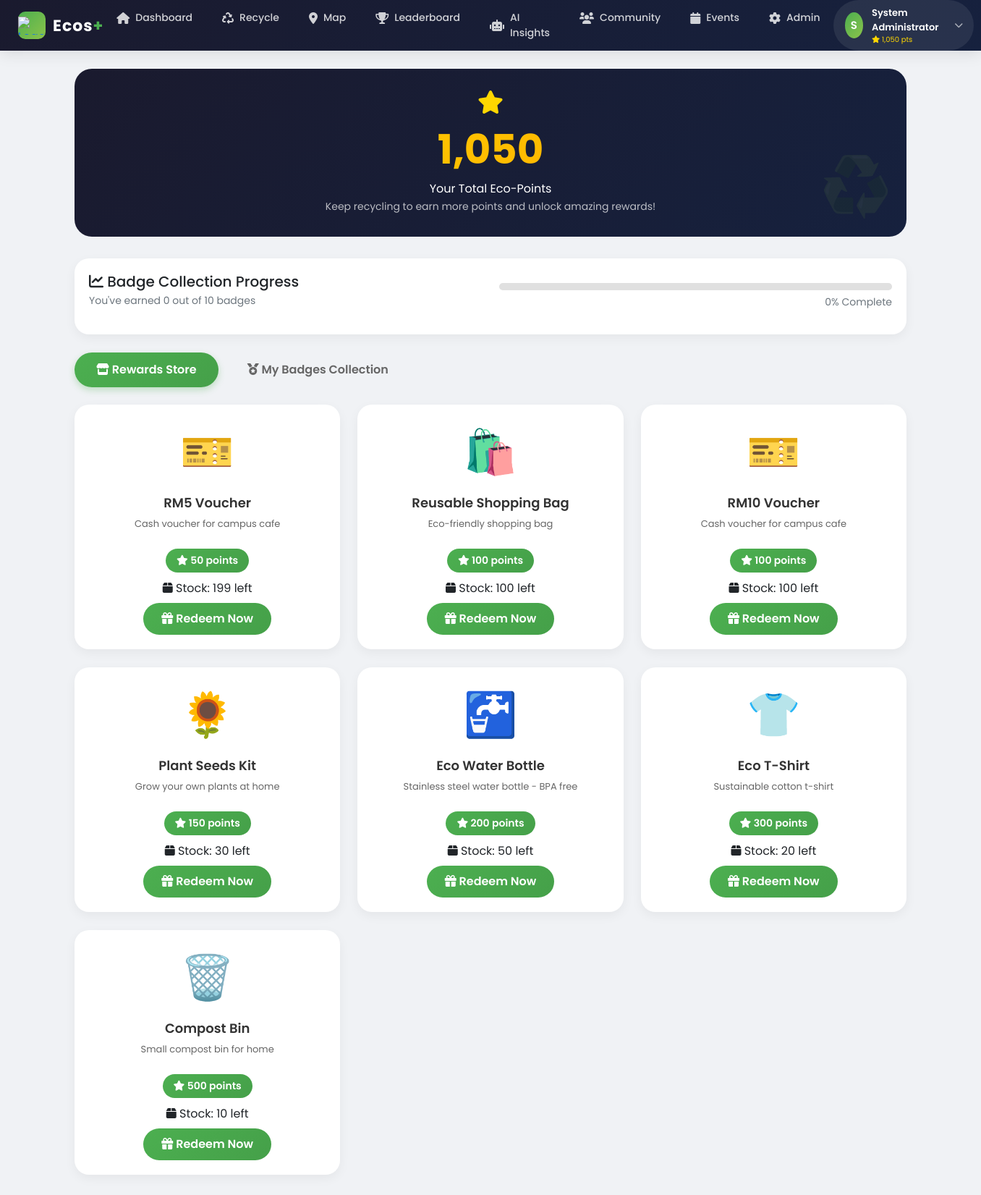
Screenshot of /rewards.php (signed in) with the database file from the repository.
### tables this page shows
CREATE TABLE `users` (
  `id` int(11) NOT NULL,
  `username` varchar(50) NOT NULL,
  `email` varchar(100) NOT NULL,
  `password` varchar(255) NOT NULL,
  `full_name` varchar(100) NOT NULL,
  `bio` text DEFAULT NULL,
  `profile_image` varchar(255) DEFAULT NULL,
  `phone` varchar(20) DEFAULT NULL,
  `faculty` varchar(100) DEFAULT NULL,
  `year_of_study` int(11) DEFAULT NULL,
  `student_id` varchar(20) DEFAULT NULL,
  `role` enum('user','admin') DEFAULT 'user',
  `points` int(11) DEFAULT 0,
  `theme` enum('light','dark') DEFAULT 'light',
  `language` enum('en','ms') DEFAULT 'en',
  `email_verified` tinyint(1) DEFAULT 1,
  `reset_token` varchar(255) DEFAULT NULL,
  `reset_expires` timestamp NULL DEFAULT NULL,
  `is_active` tinyint(1) DEFAULT 1,
  `created_at` timestamp NOT NULL DEFAULT current_timestamp(),
  `last_login` timestamp NULL DEFAULT NULL,
  `default_privacy` enum('public','followers','private') DEFAULT 'public'
);

CREATE TABLE `rewards` (
  `id` int(11) NOT NULL,
  `name` varchar(100) NOT NULL,
  `description` text DEFAULT NULL,
  `points_cost` int(11) NOT NULL,
  `stock` int(11) DEFAULT 0,
  `icon` varchar(255) DEFAULT NULL,
  `category` varchar(50) DEFAULT NULL,
  `is_active` tinyint(1) DEFAULT 1,
  `created_at` timestamp NOT NULL DEFAULT current_timestamp()
);

### includes/auth.php (called while the page is built, shortened)
<?php
function getConnection() {
    static $conn = null;
    if ($conn === null) {
        $host = 'localhost';
        $user = 'root';
        $password = '';
        $database = 'ecos_plus';
        $conn = new mysqli($host, $user, $password, $database);
    }
    return $conn;
}
function isAdmin() {
    return isset($_SESSION['user_role']) && $_SESSION['user_role'] === 'admin';
}
function getCurrentUser() {
    $conn = getConnection();
    $user_id = $_SESSION['user_id'];
    $sql = "SELECT id, email, full_name, phone, points, role, profile_image, bio, created_at FROM users WHERE id = ?";
    $stmt = $conn->prepare($sql);
    $stmt->bind_param("i", $user_id);
    $stmt->execute();
    $result = $stmt->get_result();
    $user = $result->fetch_assoc();
    return $user;
}
?>

### rewards.php (the view, shortened to what this page needs)
<?php
require_once 'includes/auth.php';
$conn = getConnection();
$user_id = $_SESSION['user_id'];
$navbar_user = getCurrentUser();
$navbar_initial = $navbar_user ? strtoupper(substr($navbar_user['full_name'], 0, 1)) : 'U';
$userQuery = "SELECT points FROM users WHERE id = ?";
$stmt = $conn->prepare($userQuery);
$stmt->bind_param("i", $user_id);
$stmt->execute();
$userPoints = $stmt->get_result()->fetch_assoc();
$rewardsQuery = "SELECT * FROM rewards WHERE is_active = 1 AND stock > 0 ORDER BY points_cost ASC";
$rewards = $conn->query($rewardsQuery);
$badgesQuery = "SELECT b.* FROM badges b INNER JOIN user_badges ub ON b.id = ub.badge_id WHERE ub.user_id = ? ORDER BY ub.earned_at DESC";
$stmt = $conn->prepare($badgesQuery);
$stmt->bind_param("i", $user_id);
$stmt->execute();
$userBadges = $stmt->get_result();
$allBadgesQuery = "SELECT * FROM badges ORDER BY points_required, activities_required";
$allBadges = $conn->query($allBadgesQuery);
$totalBadges = $allBadges->num_rows;
?>
<!DOCTYPE html>
<html lang="en">
<head>
    <link href="https://cdn.jsdelivr.net/npm/bootstrap@5.1.3/dist/css/bootstrap.min.css" rel="stylesheet">
    <link rel="stylesheet" href="https://cdnjs.cloudflare.com/ajax/libs/font-awesome/6.0.0/css/all.min.css">
</head>
<body>
<nav class="navbar-custom">
    <div class="navbar-container">
        <div style="display: flex; justify-content: space-between; align-items: center;">
            <a href="dashboard.php" class="navbar-brand-custom"><div class="logo-icon">
                    <img src="assets/images/umpsa.png" alt="Logo" style="height:25px; object-fit:cover;">
                </div><div class="logo-text">Ecos<span>+</span></div></a>
            <ul class="nav-links">
                <li><a href="dashboard.php" class="nav-link-custom"><i class="fas fa-home"></i> Dashboard</a></li>
                <li><a href="activity.php" class="nav-link-custom"><i class="fas fa-recycle"></i> Recycle</a></li>
                <li><a href="map.php" class="nav-link-custom"><i class="fas fa-map-marker-alt"></i> Map</a></li>
                <li><a href="leaderboard.php" class="nav-link-custom"><i class="fas fa-trophy"></i> Leaderboard</a></li>
                <li><a href="ai-insights.php" class="nav-link-custom"><i class="fas fa-robot"></i> AI Insights</a></li>
                <li><a href="community.php" class="nav-link-custom"><i class="fas fa-users"></i> Community</a></li>
                <li><a href="events.php" class="nav-link-custom"><i class="fas fa-calendar"></i> Events</a></li>
                <?php if (isAdmin()): ?>
                <li><a href="admin/dashboard.php" class="nav-link-custom"><i class="fas fa-cog"></i> Admin</a></li>
                <?php endif; ?>
            </ul>
            <div class="user-dropdown">
                <div class="user-trigger"><div class="user-avatar"><?php echo $navbar_initial; ?></div><div class="user-info"><span class="user-name"><?php echo htmlspecialchars($navbar_user['full_name'] ?? 'User'); ?></span><span class="user-points"><i class="fas fa-star"></i> <?php echo number_format($navbar_user['points'] ?? 0); ?> pts</span></div><i class="fas fa-chevron-down dropdown-arrow"></i></div>
            </div>
        </div>
    </div>
</nav>
<div class="container-custom">
    <div class="points-card"><i class="fas fa-star fa-2x mb-2" style="color: #FFD700;"></i><div class="points-number"><?php echo number_format($userPoints['points']); ?></div><div class="points-label">Your Total Eco-Points</div><small style="opacity: 0.7;">Keep recycling to earn more points and unlock amazing rewards!</small></div>
    <div class="progress-section"><div class="row align-items-center"><div class="col-md-6"><h5 class="mb-1"><i class="fas fa-chart-line"></i> Badge Collection Progress</h5><p class="text-muted small">You've earned <?php echo $userBadges->num_rows; ?> out of <?php echo $totalBadges; ?> badges</p></div><div class="col-md-6"><div class="progress"><div class="progress-bar" style="width: <?php echo ($userBadges->num_rows / max($totalBadges, 1)) * 100; ?>%"></div></div><div class="text-end mt-1"><small class="text-muted"><?php echo round(($userBadges->num_rows / max($totalBadges, 1)) * 100); ?>% Complete</small></div></div></div></div>
    <ul class="nav nav-tabs" id="rewardTabs" role="tablist"><li class="nav-item"><button class="nav-link active" data-bs-toggle="tab" data-bs-target="#rewards"><i class="fas fa-store"></i> Rewards Store</button></li><li class="nav-item"><button class="nav-link" data-bs-toggle="tab" data-bs-target="#badges"><i class="fas fa-medal"></i> My Badges Collection</button></li></ul>
    <div class="tab-content"><div class="tab-pane fade show active" id="rewards"><div class="row"><?php if ($rewards->num_rows > 0): ?><?php while($reward = $rewards->fetch_assoc()): ?><div class="col-md-4"><div class="reward-card"><div class="reward-icon"><?php echo $reward['icon']; ?></div><h5 class="reward-title"><?php echo htmlspecialchars($reward['name']); ?></h5><p class="reward-description"><?php echo htmlspecialchars($reward['description']); ?></p><div class="reward-points"><i class="fas fa-star"></i> <?php echo number_format($reward['points_cost']); ?> points</div><div class="stock-badge mb-2"><i class="fas fa-box"></i> Stock: <?php echo $reward['stock']; ?> left</div><form method="POST"><input type="hidden" name="reward_id" value="<?php echo $reward['id']; ?>"><button type="submit" name="redeem_reward" class="btn-redeem" <?php echo ($userPoints['points'] < $reward['points_cost'] || $reward['stock'] <= 0) ? 'disabled' : ''; ?>><?php if ($userPoints['points'] < $reward['points_cost']): ?><i class="fas fa-lock"></i> Need <?php echo number_format($reward['points_cost'] - $userPoints['points']); ?> more<?php elseif ($reward['stock'] <= 0): ?><i class="fas fa-times-circle"></i> Out of Stock<?php else: ?><i class="fas fa-gift"></i> Redeem Now<?php endif; ?></button></form></div></div><?php endwhile; ?><?php else: ?><div class="col-12 text-center py-5"><i class="fas fa-box-open" style="font-size: 64px; color: #ccc;"></i><p class="mt-3 text-muted">No rewards available at the moment.</p></div><?php endif; ?></div></div>
    </div>
</div>
</body>
</html>

### rewards.php (style rules this page uses)
* { margin: 0; padding: 0; box-sizing: border-box; }
body { background: #f0f2f5; font-family: 'Poppins', sans-serif; }
.navbar-custom { background: linear-gradient(135deg, #1a1a2e 0%, #16213e 100%); box-shadow: 0 4px 20px rgba(0,0,0,0.1); padding: 0; position: sticky; top: 0; z-index: 1000; }
.navbar-container { max-width: 1400px; margin: 0 auto; padding: 0 25px; }
.navbar-brand-custom { display: flex; align-items: center; gap: 10px; text-decoration: none; padding: 12px 0; }
.logo-icon { width: 38px; height: 38px; background: linear-gradient(135deg, #4CAF50, #8BC34A); border-radius: 10px; display: flex; align-items: center; justify-content: center; }
.logo-text { font-size: 22px; font-weight: 700; color: white; letter-spacing: 1px; }
.logo-text span { color: #4CAF50; }
.nav-links { display: flex; gap: 5px; margin: 0; padding: 0; list-style: none; }
.nav-link-custom { display: flex; align-items: center; gap: 8px; padding: 10px 18px; color: rgba(255,255,255,0.8); text-decoration: none; font-weight: 500; font-size: 14px; border-radius: 12px; transition: all 0.3s ease; }
.nav-link-custom i { font-size: 16px; }
.user-dropdown { position: relative; cursor: pointer; }
.user-trigger { display: flex; align-items: center; gap: 12px; padding: 8px 16px; background: rgba(255,255,255,0.08); border-radius: 40px; transition: all 0.3s ease; }
.user-avatar { width: 36px; height: 36px; border-radius: 50%; background: linear-gradient(135deg, #4CAF50, #8BC34A); display: flex; align-items: center; justify-content: center; font-weight: 600; font-size: 15px; color: white; }
.user-info { display: flex; flex-direction: column; }
.user-name { font-size: 13px; font-weight: 600; color: white; }
.user-points { font-size: 10px; color: #FFD700; }
.dropdown-arrow { color: rgba(255,255,255,0.6); font-size: 12px; transition: transform 0.3s; }
.container-custom { max-width: 1200px; margin: 0 auto; padding: 25px; }
.points-card { background: linear-gradient(135deg, #1a1a2e 0%, #16213e 100%); color: white; border-radius: 24px; padding: 30px; margin-bottom: 30px; text-align: center; position: relative; overflow: hidden; }
.points-card::before { content: '♻️'; position: absolute; right: 20px; bottom: 10px; font-size: 80px; opacity: 0.1; }
.points-number { font-size: 56px; font-weight: 700; background: linear-gradient(135deg, #FFD700, #FFA500); -webkit-background-clip: text; -webkit-text-fill-color: transparent; }
.reward-card { background: white; border-radius: 20px; padding: 20px; text-align: center; transition: all 0.3s; margin-bottom: 25px; box-shadow: 0 5px 15px rgba(0,0,0,0.05); }
.reward-icon { font-size: 60px; margin-bottom: 15px; }
.reward-title { font-size: 18px; font-weight: 600; margin-bottom: 8px; color: #333; }
.reward-description { font-size: 13px; color: #666; margin-bottom: 15px; }
.reward-points { background: linear-gradient(135deg, #4CAF50, #45a049); color: white; padding: 6px 15px; border-radius: 30px; font-size: 14px; font-weight: 600; display: inline-block; margin: 10px 0; }
.btn-redeem { background: linear-gradient(135deg, #4CAF50, #45a049); color: white; border: none; padding: 10px 25px; border-radius: 30px; font-weight: 600; transition: all 0.3s; }
.nav-tabs { border-bottom: none; gap: 10px; margin-bottom: 25px; }
.nav-tabs .nav-link { border: none; padding: 12px 30px; border-radius: 40px; font-weight: 600; color: #666; transition: all 0.3s; }
.nav-tabs .nav-link.active { background: linear-gradient(135deg, #4CAF50, #45a049); color: white; box-shadow: 0 4px 10px rgba(76,175,80,0.3); }
.progress-section { background: white; border-radius: 20px; padding: 20px; margin-bottom: 25px; box-shadow: 0 5px 15px rgba(0,0,0,0.05); }
.progress { height: 10px; border-radius: 10px; background: #e0e0e0; }

### rows the page displays
users: full_name "S", full_name "System Administrator", points "1,050"
rewards: icon "🎫", name "RM5 Voucher", description "Cash voucher for campus cafe", points_cost "50", stock "199", shows "Redeem Now"
rewards: icon "🛍️", name "Reusable Shopping Bag", description "Eco-friendly shopping bag", points_cost "100", stock "100", shows "Redeem Now"
rewards: icon "🎫", name "RM10 Voucher", description "Cash voucher for campus cafe", points_cost "100", stock "100", shows "Redeem Now"
rewards: icon "🌻", name "Plant Seeds Kit", description "Grow your own plants at home", points_cost "150", stock "30", shows "Redeem Now"
rewards: icon "🚰", name "Eco Water Bottle", description "Stainless steel water bottle - BPA free", points_cost "200", stock "50", shows "Redeem Now"
rewards: icon "👕", name "Eco T-Shirt", description "Sustainable cotton t-shirt", points_cost "300", stock "20", shows "Redeem Now"
rewards: icon "🗑️", name "Compost Bin", description "Small compost bin for home", points_cost "500", stock "10", shows "Redeem Now"

### other values shown
$userBadges->num_rows "0"
$totalBadges "10"
